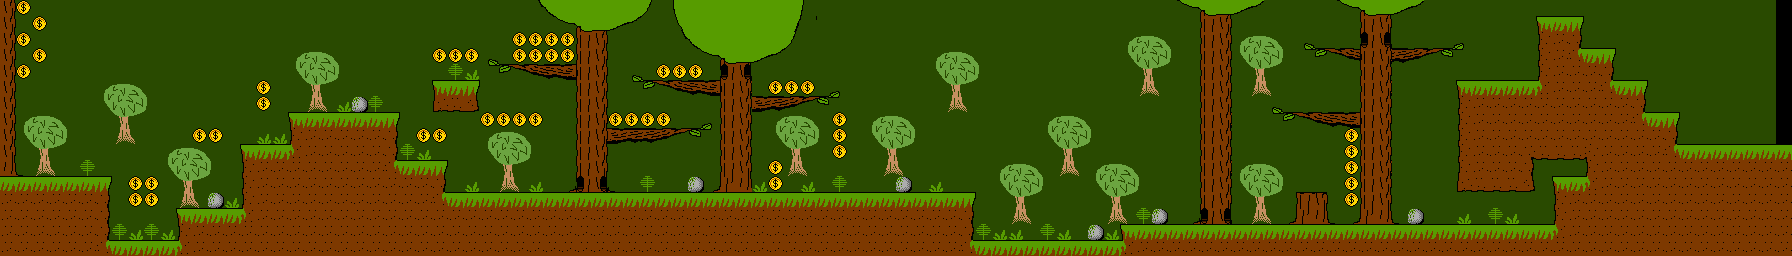

A 2D game scene composited from a Tiled map and its tileset images. What follows is a short description and the map's XML, with every tile layer's data as written:
An orthogonal 112x16 tile map with 16x16 px tiles, 1 tile layer (Tile Layer 1).

<map version="1.5" tiledversion="1.7.2" orientation="orthogonal" renderorder="right-down" width="112" height="16" tilewidth="16" tileheight="16" infinite="0" nextlayerid="2" nextobjectid="1">
 <tileset firstgid="1" source="ForestTileset.tsx" />
 <layer id="1" name="Tile Layer 1" width="112" height="16">
  <data encoding="csv">
9,43,1,1,1,1,1,1,1,1,1,1,1,1,1,1,1,1,1,1,1,1,1,1,1,1,1,1,1,1,1,1,1,225,226,227,228,229,230,231,232,1,193,194,195,196,197,198,199,200,201,1,1,1,1,1,1,1,1,1,1,1,1,1,1,1,1,1,1,1,1,1,1,242,243,244,245,246,247,1,1,1,1,242,243,244,245,246,247,1,1,1,1,1,1,1,1,1,1,1,1,1,1,1,1,1,1,1,1,1,1,69,
9,1,43,1,1,1,1,1,1,1,1,1,1,1,1,1,1,1,1,1,1,1,1,1,1,1,1,1,1,1,1,1,1,1,242,243,244,245,246,247,248,1,209,210,211,212,213,214,215,216,217,217,1,1,1,1,1,1,1,1,1,1,1,1,1,1,1,1,1,1,1,1,1,1,1,8,9,1,1,1,1,1,1,1,1,8,9,1,1,1,1,1,1,1,1,1,2,3,4,1,1,1,1,1,1,1,1,1,1,1,1,69,
9,43,1,1,1,1,1,1,1,1,1,1,1,1,1,1,1,1,1,1,1,1,1,1,1,1,1,1,1,1,1,1,43,43,43,43,8,9,1,1,1,1,225,226,227,228,229,230,231,232,1,1,1,1,1,1,1,1,1,1,1,1,1,1,1,1,1,1,1,1,65,66,67,68,1,8,9,65,66,67,68,40,41,1,1,28,29,1,1,1,38,39,1,1,1,1,18,19,20,1,1,1,1,1,1,1,1,1,1,1,1,69,
9,1,43,1,1,1,1,1,1,1,1,1,1,1,1,1,1,1,65,66,67,68,1,1,1,1,1,43,43,43,40,41,43,43,43,43,8,9,1,1,1,1,1,242,243,244,245,246,247,248,1,1,1,1,1,1,1,1,65,66,67,68,1,1,1,1,1,1,1,1,81,82,83,84,1,8,9,81,82,83,84,56,57,58,59,62,49,51,52,53,54,55,1,1,1,1,18,19,6,3,4,1,1,1,1,1,1,1,1,1,1,69,
9,43,1,1,1,1,1,1,1,1,1,1,1,1,1,1,1,1,81,82,83,84,1,1,1,1,1,1,31,30,56,57,58,59,60,61,62,9,1,40,41,43,43,43,1,28,29,1,1,1,1,1,1,1,1,1,1,1,81,82,83,84,1,1,1,1,1,1,1,1,1,98,99,1,1,8,9,1,98,99,1,1,1,1,1,8,9,1,1,1,1,1,1,1,1,1,18,19,19,19,20,1,1,1,1,1,1,1,1,1,1,69,
9,1,1,1,1,1,65,66,67,68,1,1,1,1,1,1,43,1,1,98,99,1,1,1,1,1,1,2,3,4,1,1,1,1,1,1,8,9,1,56,57,58,59,60,61,62,49,1,43,43,43,38,39,1,1,1,1,1,1,98,99,1,1,1,1,1,1,1,1,1,1,114,115,1,1,8,9,1,114,115,1,1,1,1,1,8,49,1,1,1,1,2,3,3,3,3,5,19,19,19,6,3,4,1,1,1,1,1,1,1,1,69,
9,1,1,1,1,1,81,82,83,84,1,1,1,1,1,1,43,1,1,114,115,30,37,31,1,1,1,34,35,36,1,1,1,1,1,1,8,9,1,1,1,1,1,1,1,8,9,50,51,52,53,54,55,1,1,1,1,1,1,114,115,1,1,1,1,1,1,1,1,1,1,1,1,1,1,8,9,1,1,40,41,1,1,1,1,8,9,1,1,1,1,18,19,19,19,19,19,19,19,19,19,19,20,1,1,1,1,1,1,1,1,69,
9,65,66,67,68,1,1,98,99,1,1,1,1,1,1,1,1,1,2,3,3,3,3,3,4,1,1,1,1,1,43,43,43,43,1,1,8,9,43,43,43,43,1,38,39,8,9,1,65,66,67,68,43,1,65,66,67,68,1,1,1,1,1,1,1,65,66,67,68,1,1,1,1,1,1,8,49,1,1,56,57,58,59,60,61,62,9,1,1,1,1,18,19,19,19,19,19,19,19,19,19,19,6,3,4,1,1,1,1,1,1,69,
9,81,82,83,84,1,1,114,115,1,1,1,43,43,1,1,30,30,18,19,19,19,19,19,20,1,43,43,1,1,65,66,67,68,1,1,8,49,50,51,51,52,53,54,55,8,9,1,81,82,83,84,43,1,81,82,83,84,1,1,1,1,1,1,1,81,82,83,84,1,1,1,1,1,1,8,9,1,1,1,1,1,1,1,43,8,9,1,1,1,1,18,19,19,19,19,19,19,19,19,19,19,19,19,20,1,1,1,1,1,1,69,
9,1,98,99,1,1,1,1,1,1,65,66,67,68,1,2,3,3,5,19,19,19,19,19,20,31,30,1,1,1,81,82,83,84,1,1,8,9,1,1,1,1,1,1,1,8,9,1,1,98,99,1,43,1,1,98,99,1,1,1,1,1,1,1,1,1,98,99,1,1,1,1,1,1,1,8,9,1,1,1,1,1,1,1,43,8,9,1,1,1,1,18,19,19,19,22,35,35,35,21,19,19,19,19,6,3,3,3,3,3,3,3,
25,15,114,115,1,31,1,1,1,1,81,82,83,84,1,18,19,19,19,19,19,19,19,19,6,3,3,4,1,1,1,98,99,1,1,1,8,9,1,1,1,1,1,1,1,8,9,1,43,114,115,1,1,1,1,114,115,1,1,1,1,1,65,66,67,68,114,115,65,66,67,68,1,1,1,8,49,65,66,67,68,1,1,1,43,8,49,1,1,1,1,18,19,19,19,20,1,1,1,18,19,19,19,19,19,19,19,19,19,19,19,19,
3,3,3,3,3,3,4,1,43,43,1,98,99,1,1,18,19,19,19,19,19,19,19,19,19,19,19,20,1,30,1,114,115,30,1,23,28,29,26,1,31,1,1,37,23,24,25,30,43,1,30,1,31,1,1,1,37,1,30,1,1,1,81,82,83,84,1,1,81,82,83,84,1,1,1,8,9,81,82,83,84,1,1,1,43,8,9,1,1,1,1,34,35,35,35,36,1,2,3,5,19,19,19,19,19,19,19,19,19,19,19,19,
19,19,19,19,19,19,20,1,43,43,1,114,115,37,30,18,19,19,19,19,19,19,19,19,19,19,19,6,3,3,3,3,3,3,3,3,3,3,3,3,3,3,3,3,3,3,3,3,3,3,3,3,3,3,3,3,3,3,3,3,4,1,1,98,99,1,1,1,1,98,99,1,1,1,1,8,9,1,98,99,1,10,11,1,43,8,9,1,1,1,1,1,1,1,1,1,1,18,19,19,19,19,19,19,19,19,19,19,19,19,19,19,
19,19,19,19,19,19,20,1,1,1,1,2,3,3,3,5,19,19,19,19,19,19,19,19,19,19,19,19,19,19,19,19,19,19,19,19,19,19,19,19,19,19,19,19,19,19,19,19,19,19,19,19,19,19,19,19,19,19,19,19,20,1,1,114,115,1,1,1,1,114,115,31,37,1,23,28,29,1,114,115,23,24,25,26,23,24,25,26,37,1,1,30,1,31,30,1,1,18,19,19,19,19,19,19,19,19,19,19,19,19,19,19,
19,19,19,19,19,19,20,31,30,31,30,18,19,19,19,19,19,19,19,19,19,19,19,19,19,19,19,19,19,19,19,19,19,19,19,19,19,19,19,19,19,19,19,19,19,19,19,19,19,19,19,19,19,19,19,19,19,19,19,19,20,31,30,30,1,31,30,1,37,30,2,3,3,3,3,3,3,3,3,3,3,3,3,3,3,3,3,3,3,3,3,3,3,3,3,3,3,5,19,19,19,19,19,19,19,19,19,19,19,19,19,19,
19,19,19,19,19,19,6,3,3,3,3,5,19,19,19,19,19,19,19,19,19,19,19,19,19,19,19,19,19,19,19,19,19,19,19,19,19,19,19,19,19,19,19,19,19,19,19,19,19,19,19,19,19,19,19,19,19,19,19,19,6,3,3,3,3,3,3,3,3,3,5,19,19,19,19,19,19,19,19,19,19,19,19,19,19,19,19,19,19,19,19,19,19,19,19,19,19,19,19,19,19,19,19,19,19,19,19,19,19,19,19,19
</data>
 </layer>
</map>
